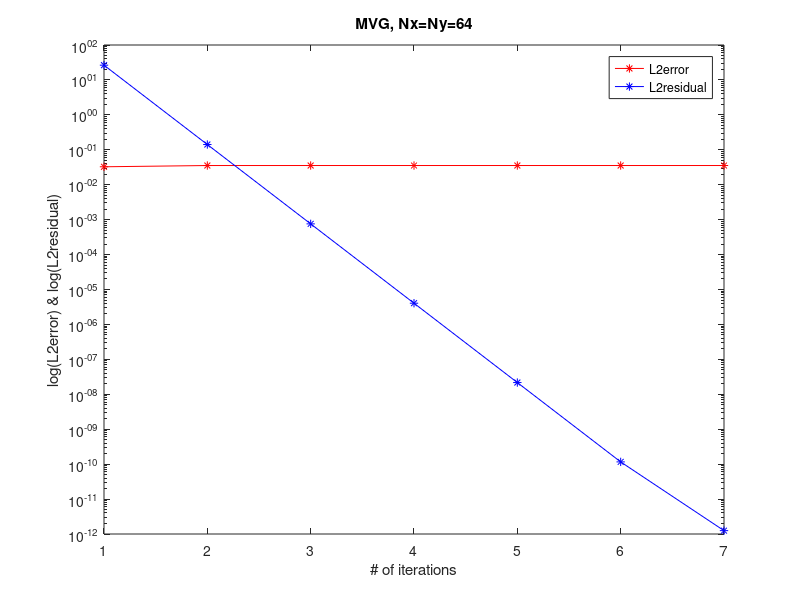

The MATLAB script that drew this image:
% plot 'data.txt'
clear;

A=importdata('data.txt');
x=A(:,1);
y1=A(:,2);
y2=A(:,3);

semilogy(x,y1,'r-*');
hold on;
semilogy(x,y2,'b-*');

xlabel('# of iterations');
ylabel('log(L2error) & log(L2residual)');
legend('L2error','L2residual');
title('MVG, Nx=Ny=64');
